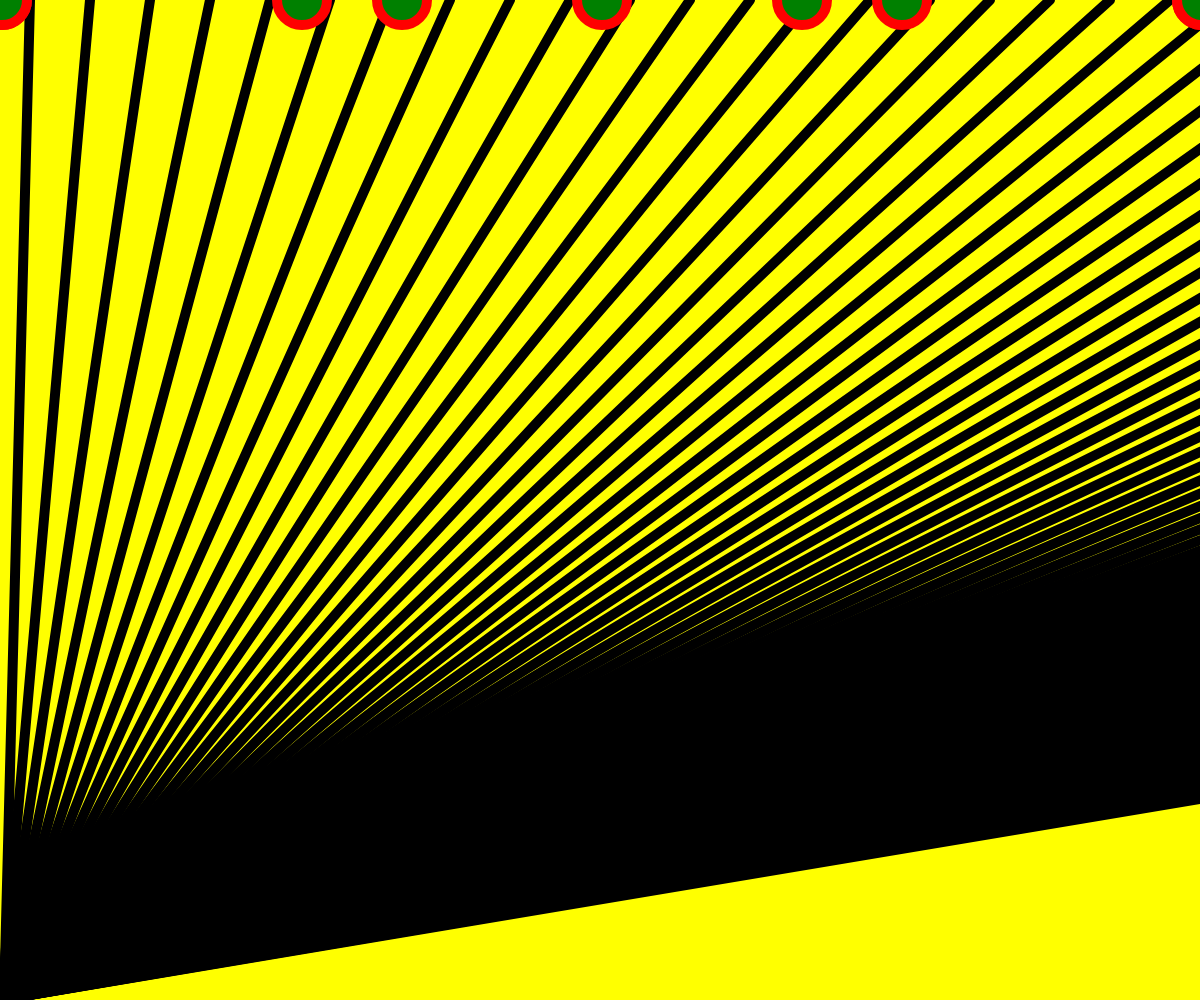
Frame 1 (no input)
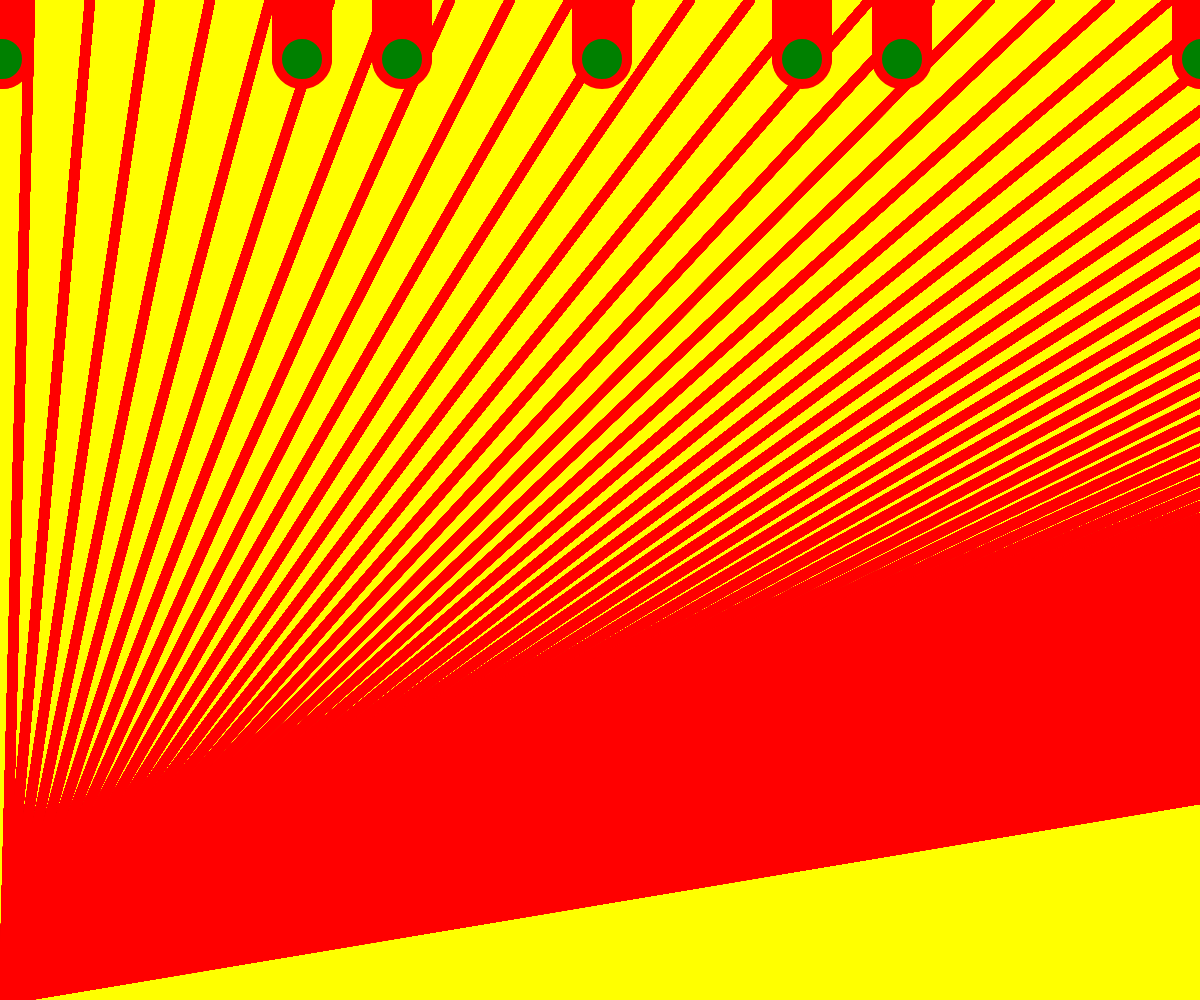
Frame 60 (no input)
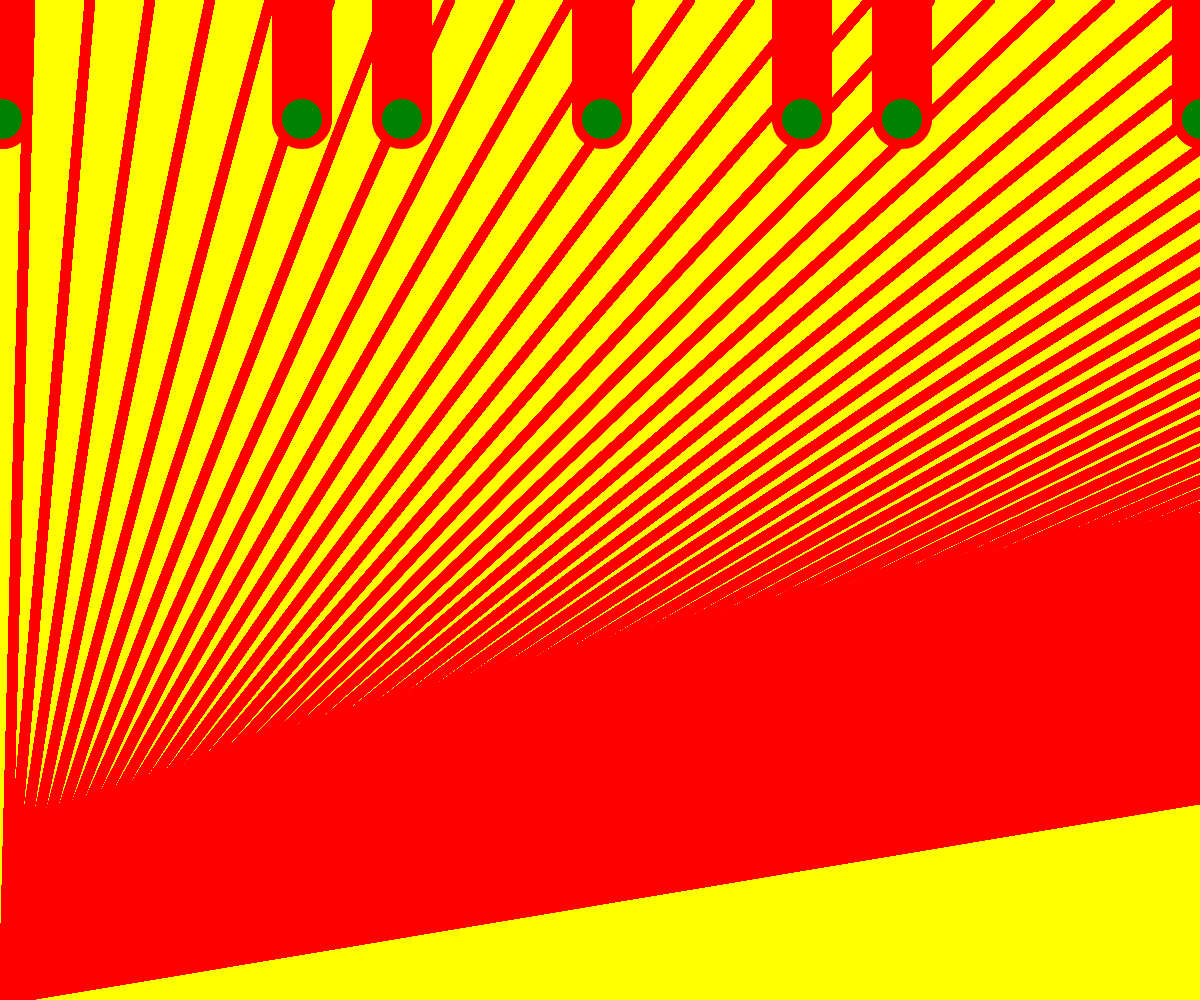
Frame 120 (the mouse pressed at the canvas centre since frame 60)

The p5.js sketch that drew these frames (run headless with seeded random() and noise() and a simulated clock; from frame 60 on, the mouse is pressed at the canvas centre):

// p5.js sketch
// ── sketch.js


function setup() {
	createCanvas(windowWidth, windowHeight);
	strokeWeight(10);
	background("yellow");

}

//falling ellipse variables modified from example
let posX = 0;
let posY = 0;
let d = 50;
let r = d / 25;


function draw() {
//rays
	for (let i = 5; i < windowHeight; i += 10)
	line(20/i, windowHeight, 6*i, 0);


	for (let i = 0; i < 30; i++) {
			//starting x position
			posX = windowWidth * i / 4 + r;
			// object
			stroke("red");
			ellipse(posX, posY, d);
			fill("green");

	}
//falling ellipses
	for (let i = 0; i < 10; i++) {
        // find starting x position
        posX = windowWidth * i / 3 + r;
        // draw an ellipse
        ellipse(posX, posY, d);
    }

//falling ellipse movement
		posY++;
	 if (posY > windowHeight) {
			 posY = 0;
	 }

}
